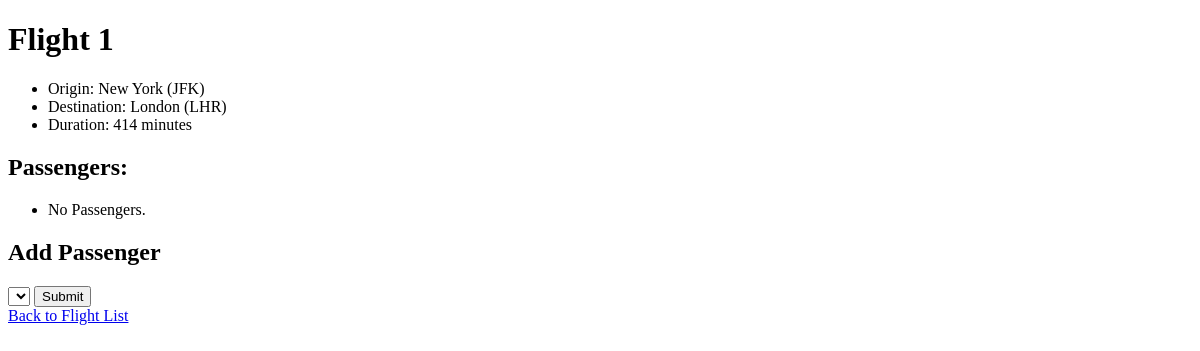
The app's page /flights/1, older data.
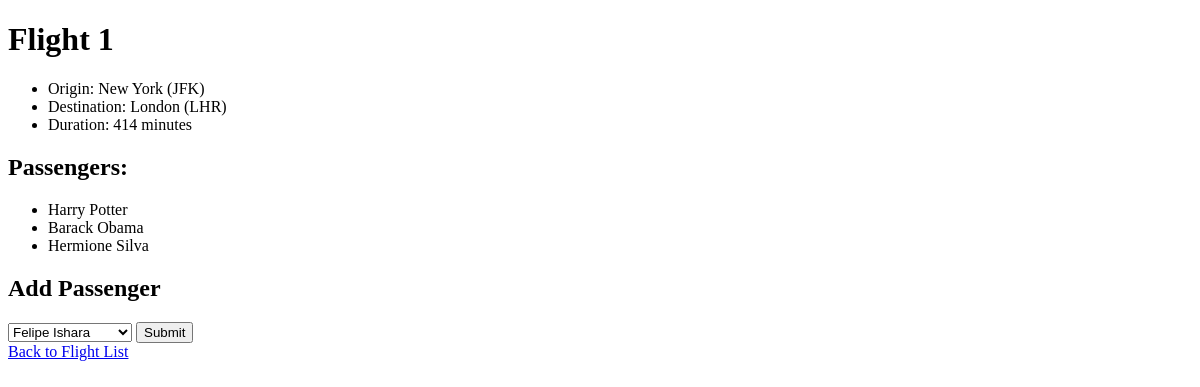
The same page, newer data.
### flights/models.py (models this page shows, shortened)
class Flight(models.Model):
    origin = models.ForeignKey(Airport, on_delete=models.CASCADE, related_name="departures")
    destination = models.ForeignKey(Airport, on_delete=models.CASCADE, related_name="arrivals")
    duration = models.IntegerField()

class Airport(models.Model):
    code = models.CharField(max_length=3)
    city = models.CharField(max_length=64)
    def __str__(self):
        return f"{self.city} ({self.code})"

class Passenger(models.Model):
    first = models.CharField(max_length=64)
    last = models.CharField(max_length=64)
    flights = models.ManyToManyField(Flight, blank=True, related_name="passengers")
    def __str__(self):
        return f"{self.first} {self.last}"

### flights/views.py (the view)
# urls.py: path("<int:flight_id>", views.flight, name="flight"),
def flight(request, flight_id):
    flight = Flight.objects.get(id=flight_id)
    passengers = flight.passengers.all()
    non_passengers = Passenger.objects.exclude(flights=flight).all()
    return render(request, "flights/flight.html", {
        "flight": flight,
        "passengers": passengers,
        "non_passengers": non_passengers
    })

### flights/templates/flights/flight.html (shortened to what this page needs)
{% extends "flights/layout.html" %}
{% block body %}
    <h1>Flight {{ flight.id }}</h1>
    <ul>
        <li>Origin: {{ flight.origin }}</li>
        <li>Destination: {{ flight.destination }}</li>
        <li>Duration: {{ flight.duration }} minutes</li>
    </ul>
    <h2>Passengers:</h2>
    <ul>
        {% for passenger in passengers %}
            <li>{{ passenger }}</li>
        {% empty %}
            <li>No Passengers.</li>
        {% endfor %}
    </ul>
    <h2>Add Passenger</h2>
    <form action="{% url 'book' flight.id %}" method="post">
        <select name="passenger" id="">
            {% for passenger in non_passengers %}
                <option value="{{ passenger.id }}">{{ passenger }}</option>
            {% endfor %}
        </select>
        <input type="submit" value="Submit">
    </form>
    <a href="{% url 'index' %}">Back to Flight List</a>
{% endblock %}

### flights/templates/flights/layout.html (shortened to what this page needs)
<!DOCTYPE html>
<html lang="en">
<head>
</head>
<body>
    {% block body %}
    {% endblock %}
</body>
</html>

Row changes from the older to the newer data that the page shows:
added Passenger: first+last "Harry Potter"
added Passenger: first+last "Barack Obama"
added Passenger: first+last "Hermione Silva"
Text that changed along with them:
form field passenger: (not shown) → "Felipe Ishara"
text no longer shown: "No Passengers."
